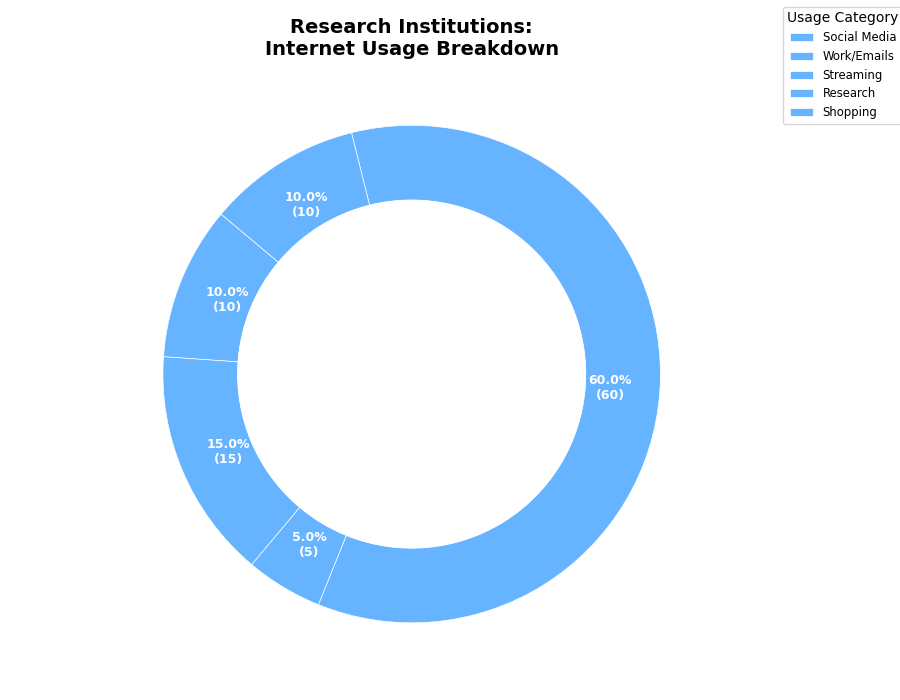

The Python source for this figure:
import matplotlib.pyplot as plt
import numpy as np

# Data input creation
institutions = ['Universities', 'Tech Companies', 'Hospitals', 'Government Offices', 'Research Institutions']
categories = ['Social Media', 'Work/Emails', 'Streaming', 'Research', 'Shopping']

# Percentage of internet activity by institution
data_by_institution = {
    "Universities": [40, 20, 15, 20, 5],
    "Tech Companies": [10, 50, 10, 25, 5],
    "Hospitals": [5, 40, 5, 35, 15],
    "Government Offices": [5, 45, 5, 35, 10],
    "Research Institutions": [10, 15, 5, 60, 10]
}

# Single color for the pie chart
color = '#66b3ff'  # Use one consistent color for all pie segments

# Custom function to format the percentage labels in the pie chart
def make_autopct(values):
    def my_autopct(pct):
        total = sum(values)
        val = int(round(pct * total / 100.0))
        return '{:.1f}%\n({:d})'.format(pct, val)
    return my_autopct

def plot_pie_chart(data, institution, categories, color):
    fig, ax = plt.subplots(figsize=(9, 7), subplot_kw=dict(aspect="equal"))
    
    # Create the pie chart with a single color for all segments
    wedges, texts, autotexts = ax.pie(
        data,
        labels=categories,
        autopct=make_autopct(data),
        startangle=140,
        colors=[color] * len(data),  # Apply the single color across all segments
        pctdistance=0.8,
        wedgeprops=dict(width=0.3, edgecolor='w', linewidth=0.5),
        textprops=dict(color='white', fontsize=9, fontweight='bold')
    )
    
    # Draw a white circle at the center to create a donut look
    centre_circle = plt.Circle((0, 0), 0.70, fc='white')
    ax.add_artist(centre_circle)
    
    # Add a title and ensure the pie is round
    ax.set_title(f"{institution}:\nInternet Usage Breakdown", fontsize=14, fontweight='bold')
    
    # Add a legend
    ax.legend(wedges, categories, title="Usage Category", loc="upper right", bbox_to_anchor=(1.3, 1.1), fontsize='small')

    # Adjust layout to prevent overlap
    plt.tight_layout()

    # Show the plot
    plt.show()

# Plot each institution's data
for institution, data in data_by_institution.items():
    plot_pie_chart(data, institution, categories, color)
